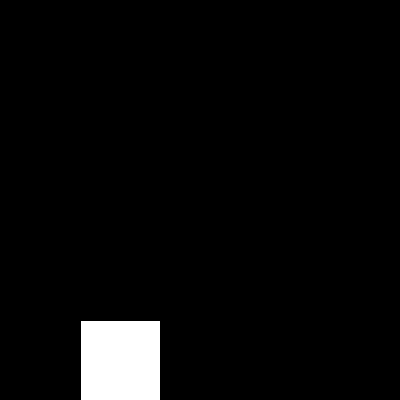
Frame 1 (no input)
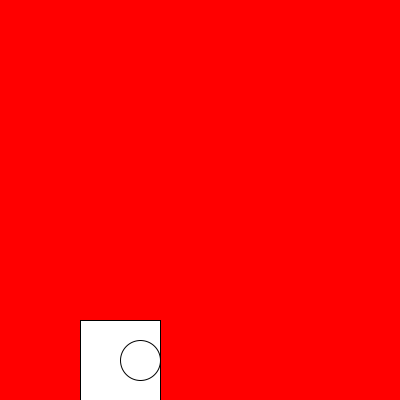
Frame 60 (the mouse pressed at the canvas centre just before this capture)
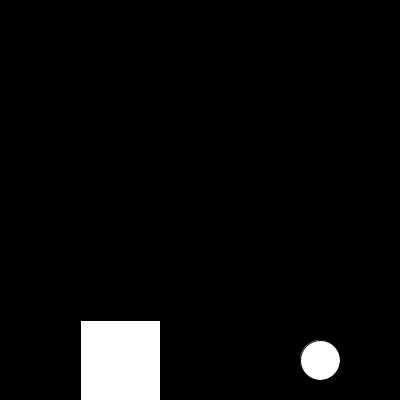
Frame 120 (the mouse held since frame 60 and released just before this capture)

The Processing sketch that drew these frames (run headless with seeded random() and noise(); from frame 60 on, the mouse is pressed at the canvas centre):

// Processing sketch: ejemploSalto
// ── ejemploSalto.pde
Fondo fondo; //<-- Instacia de clase "Fondo", la llamamos "fondo"
void setup() {
  size(400, 400);
  fondo = new Fondo();
}

void draw() {
  fondo.actualizar();
  fondo.dibujar();
}

void keyPressed() {
  fondo.teclas();
}

// ── Figura.pde
class Figura {
  
  boolean saltando;
  boolean cayendo;
  float tamanioX, tamanioY, posicionX, posicionY;
  int altura = height/3;
  int piso = height;
  int velocidad;
  
  Figura(int velocidad) {

    posicionX = width/5;
    posicionY = height - height/5;
    tamanioX = width/5; 
    tamanioY = height/5;
    this.velocidad = velocidad;
  }
  void actualizar() {

    if (this.saltando == false) {
      this.cayendo = false;
    } else if (this.saltando == true 
      &&  this.posicionY > this.altura
      && this.cayendo == false) {
      this.posicionY-=this.velocidad;
    }
    if ( this.posicionY <= this.altura) {
      this.cayendo = true;
    }
    if (this.cayendo 
      && this.saltando 
      && this.posicionY < this.piso - this.tamanioY) {
      this.posicionY+=this.velocidad;
    } else  if (this.cayendo 
      && this.saltando 
      && this.posicionY >=  this.piso - this.tamanioY) {
      this.cayendo = false;
      this.saltando = false;
    }
  }
  void dibujar() {
    pushStyle();
    rect(this.posicionX, this.posicionY, this.tamanioX, this.tamanioY);
    popStyle();
  }
  
  void teclas() {
    if (this.saltando == false) {
      this.saltando = true;
    }
  }
}

// ── Fondo.pde
class Fondo {
  color colorDeFondo = color(0);
  Figura figura;
  Obstaculo obstaculo;

  Fondo() {
    figura = new Figura(10);
    obstaculo = new Obstaculo(5);
  }

  void actualizar() {

    figura.actualizar();
    obstaculo.actualizar();

    this.colisiones();
  }

  void dibujar() {
    push();
    background(this.colorDeFondo);
    figura.dibujar();
    obstaculo.dibujar();
    pop();
  }

  void colisiones() {
    println(obstaculo.posicionY);
    println(figura.posicionY);

    if (obstaculo.posicionX - obstaculo.radio <  figura.posicionX + figura.tamanioX
      && obstaculo.posicionX + obstaculo.radio > figura.posicionX
      &&  figura.posicionY + figura.tamanioY > obstaculo.posicionY) {

      this.colorDeFondo = color(255, 0, 0);
    } else {

      this.colorDeFondo = color(0);
    }
  }
  void teclas() {

    figura.teclas();
  }
}

// ── Obstaculo.pde
class Obstaculo {
  float posicionX, posicionY, diametro;
  int velocidad;
  float radio;
  Obstaculo(int velocidad) {
    this.velocidad = velocidad;
    this.diametro = width/10;
    this.posicionX = height + this.diametro;
    this.posicionY = height - this.diametro;
    this.radio  = this.diametro/2;
  }


  void dibujar() {
    circle(this.posicionX, this.posicionY, this.diametro);
  }


  void reiniciarPosicionEnX() {
    this.posicionX =  height + diametro;
  }

  void actualizar() {
    this.posicionX -= this.velocidad;

    if (this.posicionX  <= 0 - diametro) {
      
      this.reiniciarPosicionEnX();
      
    }
  }
}
